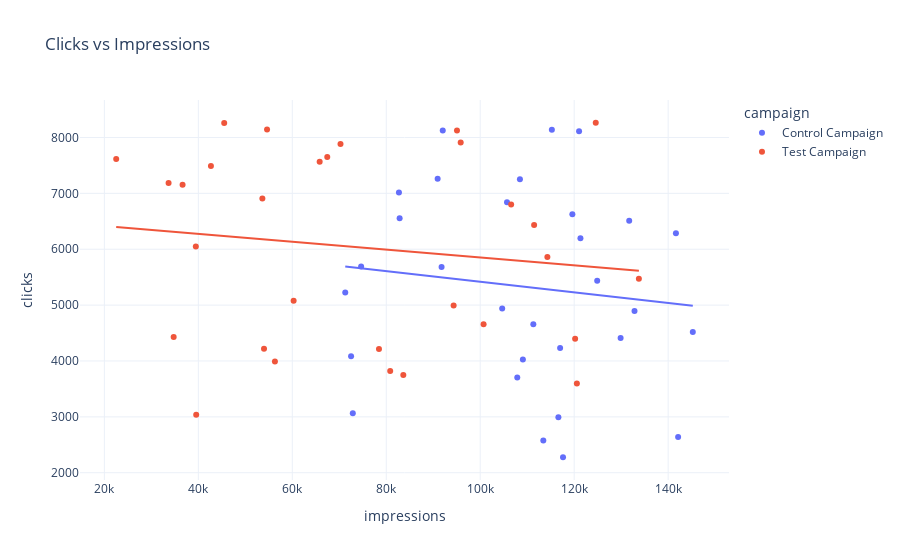
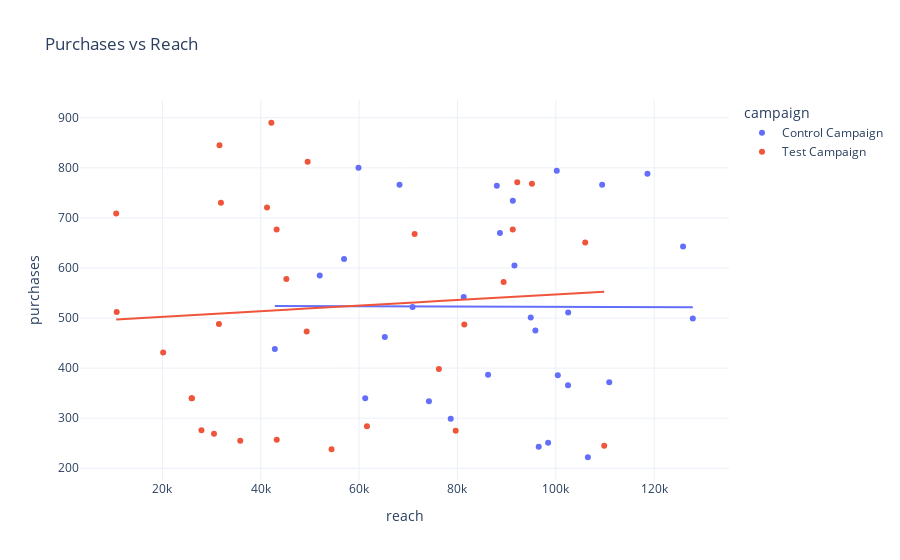

Notebook code for these charts, in order:
### Code cell
px.scatter(aligned, x="impressions", y="clicks", color="campaign",
           trendline="ols", title="Clicks vs Impressions").show()

px.scatter(aligned, x="reach", y="purchases", color="campaign",
           trendline="ols", title="Purchases vs Reach").show()

### Figure 1 — Plotly figure (JSON) as saved in the notebook; plotly's stock layout.template omitted (floating-point values rounded to 4 significant figures)
{"data": [{"hovertemplate": "campaign=Control Campaign<br>impressions=%{x}<br>clicks=%{y}<extra></extra>", "legendgroup": "Control Campaign", "marker": {"color": "#636efa", "symbol": "circle"}, "mode": "markers", "name": "Control Campaign", "orientation": "v", "showlegend": true, "type": "scatter", "x": [82702, 121040, 131711, 72878, 91776, 109076, 142123, 90939, 121332, 117624, 115247, 116639, 82847, 145248, 132845, 71274, 119612, 108452, 107890, 113430, 74654, 105705, 129880, 72515, 117006, 124897, 104678, 141654, 92029, 111306], "xaxis": "x", "y": [7016, 8110, 6508, 3065, 5683, 4028, 2640, 7260, 6198, 2277, 8137, 2993, 6554, 4521, 4896, 5224, 6628, 7253, 3706, 2578, 5691, 6843, 4410, 4085, 4234, 5435, 4941, 6287, 8127, 4658], "yaxis": "y"}, {"hovertemplate": "<b>OLS trendline</b><br>clicks = -0.00950419 * impressions + 6368.51<br>R<sup>2</sup>=0.014058<br><br>campaign=Control Campaign<br>impressions=%{x}<br>clicks=%{y} <b>(trend)</b><extra></extra>", "legendgroup": "Control Campaign", "marker": {"color": "#636efa", "symbol": "circle"}, "mode": "lines", "name": "Control Campaign", "showlegend": false, "type": "scatter", "x": [71274, 72515, 72878, 74654, 82702, 82847, 90939, 91776, 92029, 104678, 105705, 107890, 108452, 109076, 111306, 113430, 115247, 116639, 117006, 117624, 119612, 121040, 121332, 124897, 129880, 131711, 132845, 141654, 142123, 145248], "xaxis": "x", "y": [5691.0, 5679.0, 5676.0, 5659.0, 5582.0, 5581.0, 5504.0, 5496.0, 5494.0, 5374.0, 5364.0, 5343.0, 5338.0, 5332.0, 5311.0, 5290.0, 5273.0, 5260.0, 5256.0, 5251.0, 5232.0, 5218.0, 5215.0, 5181.0, 5134.0, 5117.0, 5106.0, 5022.0, 5018.0, 4988.0], "yaxis": "y"}, {"hovertemplate": "campaign=Test Campaign<br>impressions=%{x}<br>clicks=%{y}<extra></extra>", "legendgroup": "Test Campaign", "marker": {"color": "#EF553B", "symbol": "circle"}, "mode": "markers", "name": "Test Campaign", "orientation": "v", "showlegend": true, "type": "scatter", "x": [39550, 100719, 70263, 78451, 114295, 42684, 53986, 33669, 45511, 95054, 83633, 124591, 65827, 56304, 94338, 106584, 95843, 53632, 22521, 39470, 133771, 34752, 60286, 36650, 120576, 80841, 111469, 54627, 67444, 120203], "xaxis": "x", "y": [3038, 4657, 7885, 4216, 5863, 7488, 4221, 7184, 8259, 8125, 3750, 8264, 7568, 3993, 4993, 6800, 7910, 6909, 7617, 6050, 5471, 4431, 5077, 7156, 3596, 3820, 6435, 8144, 7651, 4399], "yaxis": "y"}, {"hovertemplate": "<b>OLS trendline</b><br>clicks = -0.00706376 * impressions + 6559.18<br>R<sup>2</sup>=0.017636<br><br>campaign=Test Campaign<br>impressions=%{x}<br>clicks=%{y} <b>(trend)</b><extra></extra>", "legendgroup": "Test Campaign", "marker": {"color": "#EF553B", "symbol": "circle"}, "mode": "lines", "name": "Test Campaign", "showlegend": false, "type": "scatter", "x": [22521, 33669, 34752, 36650, 39470, 39550, 42684, 45511, 53632, 53986, 54627, 56304, 60286, 65827, 67444, 70263, 78451, 80841, 83633, 94338, 95054, 95843, 100719, 106584, 111469, 114295, 120203, 120576, 124591, 133771], "xaxis": "x", "y": [6400.0, 6321.0, 6314.0, 6300.0, 6280.0, 6280.0, 6258.0, 6238.0, 6180.0, 6178.0, 6173.0, 6161.0, 6133.0, 6094.0, 6083.0, 6063.0, 6005.0, 5988.0, 5968.0, 5893.0, 5888.0, 5882.0, 5848.0, 5806.0, 5772.0, 5752.0, 5710.0, 5707.0, 5679.0, 5614.0], "yaxis": "y"}], "layout": {"legend": {"title": {"text": "campaign"}, "tracegroupgap": 0}, "title": {"text": "Clicks vs Impressions"}, "xaxis": {"anchor": "y", "domain": [0, 1], "title": {"text": "impressions"}}, "yaxis": {"anchor": "x", "domain": [0, 1], "title": {"text": "clicks"}}}}

### Figure 2 — Plotly figure (JSON) as saved in the notebook; plotly's stock layout.template omitted (floating-point values rounded to 4 significant figures)
{"data": [{"hovertemplate": "campaign=Control Campaign<br>reach=%{x}<br>purchases=%{y}<extra></extra>", "legendgroup": "Control Campaign", "marker": {"color": "#636efa", "symbol": "circle"}, "mode": "markers", "name": "Control Campaign", "orientation": "v", "showlegend": true, "type": "scatter", "x": [56930, 102513, 110862, 61235, 70869, 87998, 127852, 65217, 94896, 91257, 95843, 100189, 68214, 118632, 102479, 42859, 106518, 96518, 81268, 78625, 59873, 86218, 109413, 51987, 100398, 98432, 91579, 125874, 74192, 88632], "xaxis": "x", "y": [618, 511, 372, 340, 522, 764, 499, 462, 501, 734, 475, 794, 766, 788, 366, 438, 222, 243, 542, 299, 800, 387, 766, 585, 386, 251, 605, 643, 334, 670], "yaxis": "y"}, {"hovertemplate": "<b>OLS trendline</b><br>purchases = -3.31623e-05 * reach + 525.693<br>R<sup>2</sup>=0.000016<br><br>campaign=Control Campaign<br>reach=%{x}<br>purchases=%{y} <b>(trend)</b><extra></extra>", "legendgroup": "Control Campaign", "marker": {"color": "#636efa", "symbol": "circle"}, "mode": "lines", "name": "Control Campaign", "showlegend": false, "type": "scatter", "x": [42859, 51987, 56930, 59873, 61235, 65217, 68214, 70869, 74192, 78625, 81268, 86218, 87998, 88632, 91257, 91579, 94896, 95843, 96518, 98432, 100189, 100398, 102479, 102513, 106518, 109413, 110862, 118632, 125874, 127852], "xaxis": "x", "y": [524.3, 524.0, 523.8, 523.7, 523.7, 523.5, 523.4, 523.3, 523.2, 523.1, 523.0, 522.8, 522.8, 522.8, 522.7, 522.7, 522.5, 522.5, 522.5, 522.4, 522.4, 522.4, 522.3, 522.3, 522.2, 522.1, 522.0, 521.8, 521.5, 521.5], "yaxis": "y"}, {"hovertemplate": "campaign=Test Campaign<br>reach=%{x}<br>purchases=%{y}<extra></extra>", "legendgroup": "Test Campaign", "marker": {"color": "#EF553B", "symbol": "circle"}, "mode": "markers", "name": "Test Campaign", "orientation": "v", "showlegend": true, "type": "scatter", "x": [35820, 91236, 45198, 25937, 95138, 31489, 42148, 20149, 31598, 79632, 71286, 10598, 49531, 25982, 76219, 81389, 54389, 43241, 10698, 31893, 109834, 27932, 49329, 30489, 105978, 61589, 92159, 41267, 43219, 89380], "xaxis": "x", "y": [255, 677, 578, 340, 768, 488, 890, 431, 845, 275, 668, 709, 812, 340, 398, 487, 238, 257, 512, 730, 245, 276, 473, 269, 651, 284, 771, 721, 677, 572], "yaxis": "y"}, {"hovertemplate": "<b>OLS trendline</b><br>purchases = 0.000558363 * reach + 491.366<br>R<sup>2</sup>=0.005804<br><br>campaign=Test Campaign<br>reach=%{x}<br>purchases=%{y} <b>(trend)</b><extra></extra>", "legendgroup": "Test Campaign", "marker": {"color": "#EF553B", "symbol": "circle"}, "mode": "lines", "name": "Test Campaign", "showlegend": false, "type": "scatter", "x": [10598, 10698, 20149, 25937, 25982, 27932, 30489, 31489, 31598, 31893, 35820, 41267, 42148, 43219, 43241, 45198, 49329, 49531, 54389, 61589, 71286, 76219, 79632, 81389, 89380, 91236, 92159, 95138, 105978, 109834], "xaxis": "x", "y": [497.3, 497.3, 502.6, 505.8, 505.9, 507.0, 508.4, 508.9, 509.0, 509.2, 511.4, 514.4, 514.9, 515.5, 515.5, 516.6, 518.9, 519.0, 521.7, 525.8, 531.2, 533.9, 535.8, 536.8, 541.3, 542.3, 542.8, 544.5, 550.5, 552.7], "yaxis": "y"}], "layout": {"legend": {"title": {"text": "campaign"}, "tracegroupgap": 0}, "title": {"text": "Purchases vs Reach"}, "xaxis": {"anchor": "y", "domain": [0, 1], "title": {"text": "reach"}}, "yaxis": {"anchor": "x", "domain": [0, 1], "title": {"text": "purchases"}}}}
